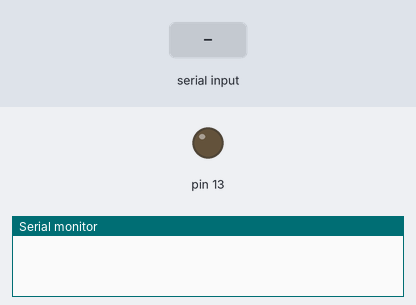
Bench run of a sketch on a simulated Arduino Uno, built with avr-gcc and run on an emulated ATmega328P. On the bench: output pins drawn as LEDs (lit = HIGH), the last lines printed to the serial monitor. The test bench sets the inputs (shaded band).

Above: at 1.2 s.
1.3 s: "A" received over Serial
At 1.6 s:
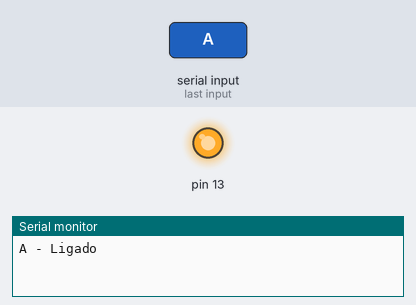
4.3 s: "1" received over Serial
At 5.1 s:
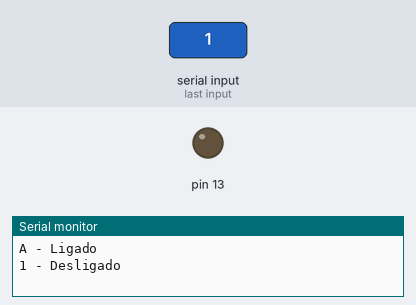
Timing chart, 0 to 7.3 s (numbered marks = the images above; inputs shaded):
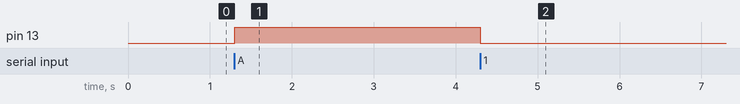

The sketch:

DadosMonitor.ino.ino
```cpp
int dadosMonitor;


void setup() {

  Serial.begin(9600);
  pinMode(13, OUTPUT);
}
void loop() {

  if (Serial.available()) {
    dadosMonitor = Serial.read();
    // String tete = (String)dadosMonitor;
    char teste = (char)dadosMonitor;
    if (dadosMonitor == 'A' || dadosMonitor == 'a') {
      Serial.print(teste);
      Serial.println(" - Ligado");
      digitalWrite(13, HIGH);
    }
    else {
      digitalWrite(13, LOW);
      Serial.print(teste);
      Serial.println(" - Desligado");
    }
  }
}
```

Measured:
- after the input at 1.3 s, pin 13: LOW → HIGH at once
- after the input at 4.3 s, pin 13: HIGH → LOW at once
